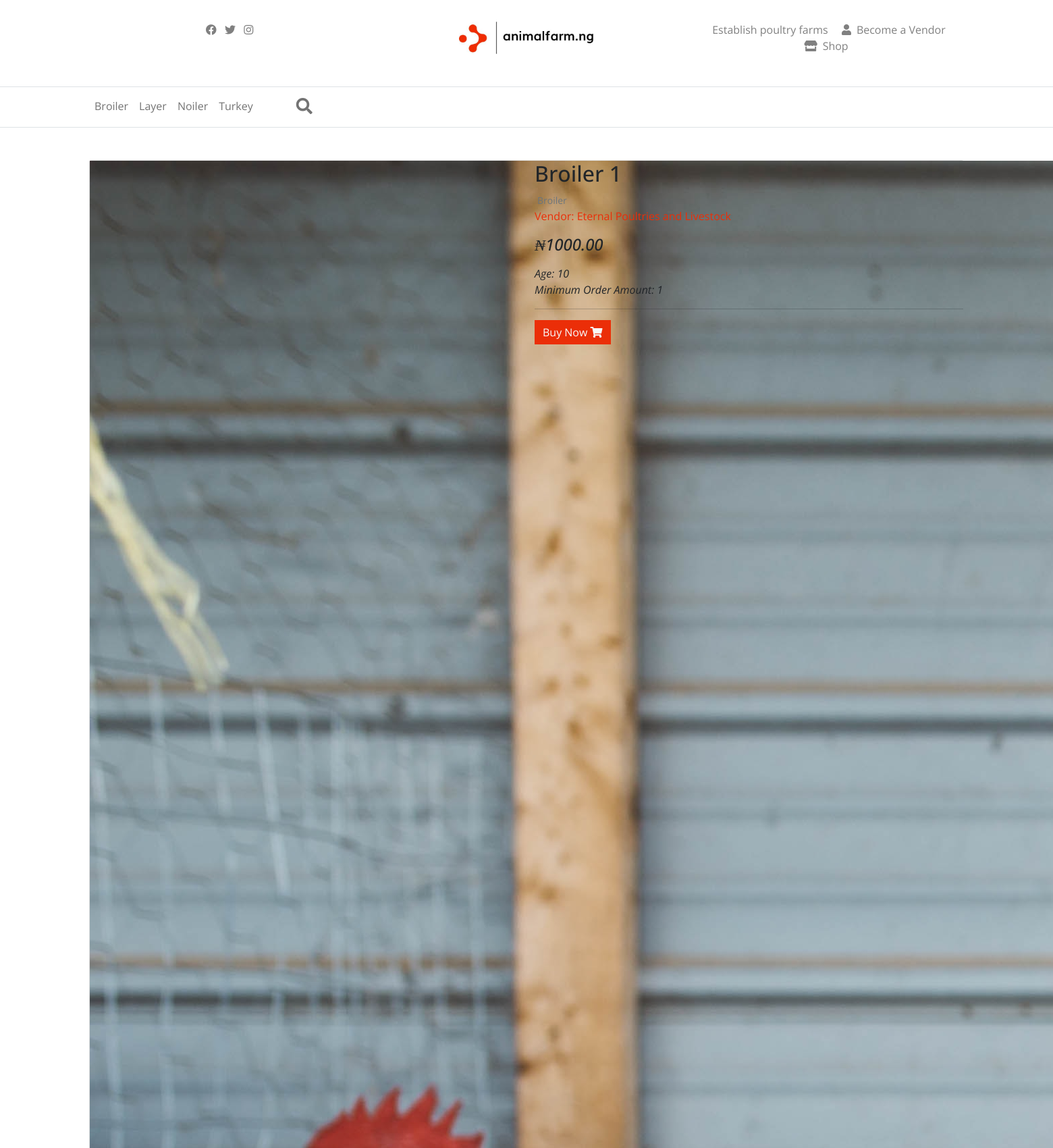
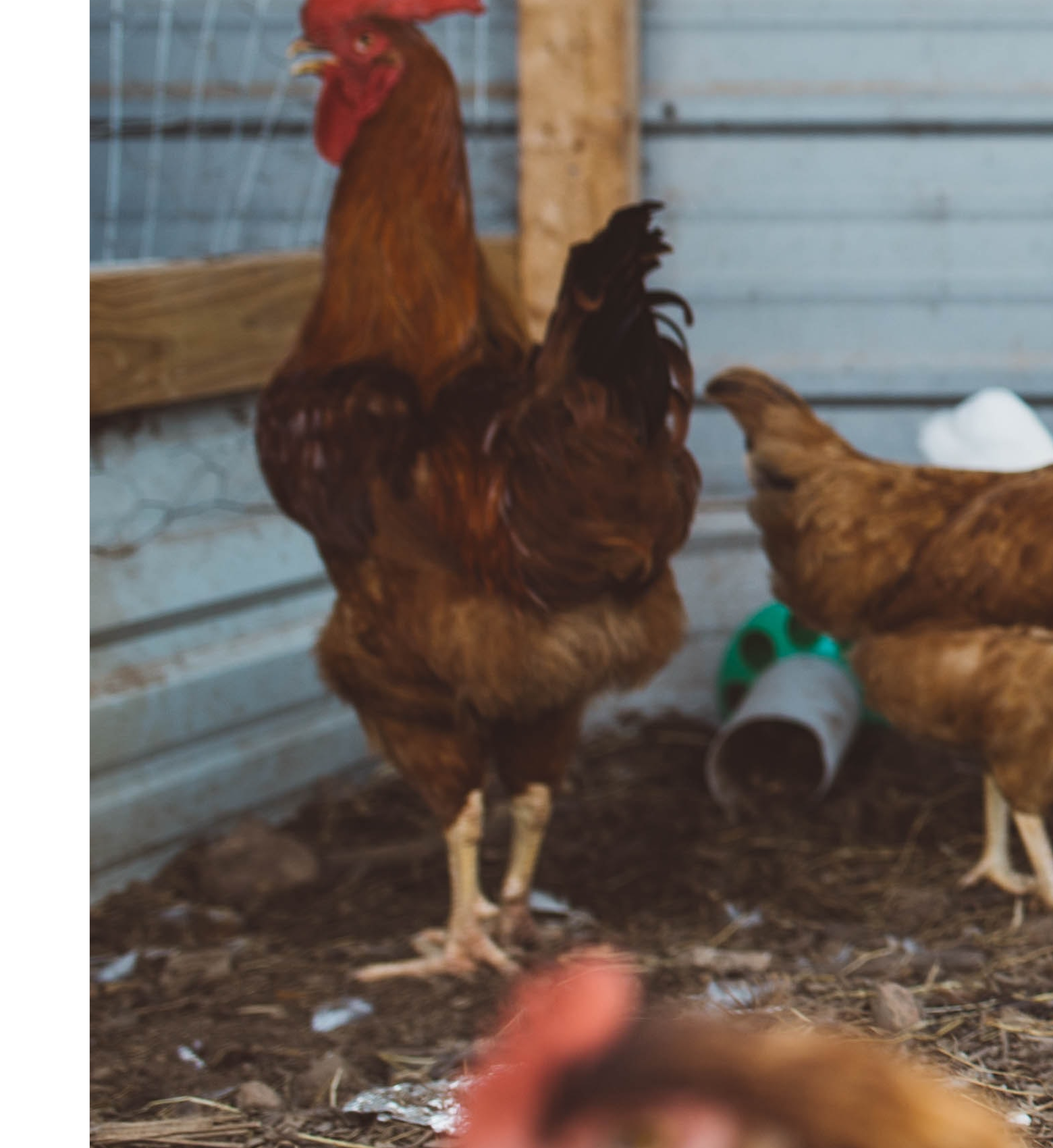
The app's page /shop/product/broiler-1ahsah/ (upper part) with its own data (2 pictures, top to bottom).
### shop/models.py (models this page shows, shortened)
class Category(models.Model):
    name = models.CharField(max_length=100)
    slug = models.CharField(max_length=250)
    class Meta:
        verbose_name_plural = "categories"

class Product(models.Model):
    class QUANTITY_CHOICES(models.TextChoices):
        PER_BIRD = 'Per Bird', _('Per Bird')
        PER_KG = 'Per Kg', _('Per Kg')
    name = models.CharField(_("name"), max_length=250)
    slug = models.CharField(max_length=100, null=True, blank=True)
    vendor = models.ForeignKey(Vendor, on_delete=models.CASCADE, related_name="products")
    category = models.ManyToManyField(Category, related_name="products")
    age = models.CharField(_("age"), max_length=100, null=True)
    display_image = models.ImageField()
    price  = models.DecimalField(decimal_places=2, max_digits=10)
    quantity = models.CharField(max_length=10, choices=QUANTITY_CHOICES.choices, default=QUANTITY_CHOICES.PER_BIRD)
    minimum_order_amount = models.IntegerField(default=1)

### accounts/models.py (models this page shows, shortened)
class Vendor(models.Model):
    user = models.OneToOneField(CustomUser, on_delete=models.CASCADE)
    business_name = models.CharField(_("business name"), max_length=250, blank=False, null=False)
    phone_number = models.CharField(_("phone number"), max_length=15)
    logo = models.ImageField(blank=True, null=True)
    street = models.CharField(_("street"), max_length=250, null=True)
    city = models.CharField(_("city"), max_length=250, null=True)
    state = models.CharField(_("state"), max_length=250, null=True)

### shop/views.py (the view)
# urls.py: path('shop/product/<slug:product_slug>/', views.product_detail, name="product_detail"),
def product_detail(request, product_slug):
    product = Product.objects.filter(slug=product_slug).first()
    related_products = Product.objects.filter(category__in=product.category.all())
    related_products = [product for product in related_products if product != product]
    categories = Category.objects.all()
    text = "Hi, I am referred from Animal Farm NG. I want to buy"
    context = {"categories":categories, "product":product, "text":text, "related_products":related_products}
    return render(request, "shop/product_detail.html", context)

### templates/shop/product_detail.html (shortened to what this page needs)
{% extends 'base.html' %}
{% block body %}
<div class="container py-5">
    <div class="card">
        <div class="row no-gutters">
            <aside class="col-md-6">
    <article class="gallery-wrap">
        <div class="img-big-wrap">
        <a href="#"><img src="{{product.display_image.url}}"></a>
        </div>
    </article>
            </aside>
            <main class="col-md-6 border-left">
    <article class="content-body">
    <h2 class="title">{{product.name}}</h2>
    <span class="text-muted">
        {% for category in product.category.all %}
        <small class="mx-1">{{category.name}}</small>
    {% endfor %}
    </span>
    <p class="text-orange">
        Vendor: {{product.vendor.business_name}}
    </p>
    <div class="mb-3">
        <var class="price h4">₦{{product.price}}</var>
    </div>
    <div class="mb-3">
        <var class="price">Age: {{product.age}}</var> <br>
        <var class="price">Minimum Order Amount: {{product.minimum_order_amount}}</var>
    </div>
    <hr>
        <a class="btn  btn-orange text-light" id="buy" data-bs-toggle="modal" data-bs-target="#buyModal"> <span class="text">Buy Now</span> <i class="fas fa-shopping-cart"></i>  </a>
    </article>
            </main>
        </div>
    </div>
</div>
{% endblock %}

### templates/base.html (shortened to what this page needs)
<!DOCTYPE html>
<html lang="en">
<head>
    {% load static %}
    <link href="https://cdn.jsdelivr.net/npm/bootstrap@5.1.3/dist/css/bootstrap.min.css" rel="stylesheet">
    <link rel="stylesheet" href="https://cdnjs.cloudflare.com/ajax/libs/animate.css/3.7.2/animate.min.css">
    <link rel="stylesheet" href="https://pro.fontawesome.com/releases/v5.10.0/css/all.css"/>
    <link href="https://bootstrap-ecommerce.com/bootstrap-ecommerce-html/css/ui.css" rel="stylesheet" type="text/css"/>
    <link href="https://bootstrap-ecommerce.com/bootstrap-ecommerce-html/css/responsive.css" rel="stylesheet" media="only screen and (max-width: 1200px)" />
    <link rel="stylesheet" href="{% static 'css/style.css' %}">
</head>
<body>
    <header class="py-4">
        <div class="container">
            <div class="row d-flex justify-content-center text-center">
                <div class="list-unstyled my-2 col-lg-4">
                    <a href="https://facebook.com/animalfarm.ng/" target="_blank" class="socials"><i class="fab fa-facebook mx-1"></i></a>
                    <a href="https://www.instagram.com/animalfarm.ng/" target="_blank" class="socials"><i class="fab fa-twitter mx-1"></i></a>
                    <a href="https://twitter.com/animalfarmng_/" target="_blank" class="socials"><i class="fab fa-instagram mx-1"></i></a>
                </div>
                <div class="header-logo my-2 col-lg-4">
                    <a href="/" class="logo"><img src="{% static 'img/logo.jpg' %}" width="200" alt="logo"></a>
                </div>
                <div class="col-lg-4 my-2">
                    <ul class="list-unstyled">
                        <li class="mx-1"><a href="#poultry-farms"  class="header-link">Establish poultry farms</a></li>
                        <li class="mx-1"><a href="{% url 'account:register' %}" class="header-link"><i class="px-2 fas fa-user"></i>Become a Vendor</a></li>
                        <li class="mx-1"><a href="/shop/"  class="header-link"><i class="px-2 fas fa-store"></i>Shop</a></li>
                    </ul>
                </div>
            </div>
        </div>
    </header>
    <nav class="navbar navbar-main navbar-expand-lg navbar-light border-top border-bottom">
        <div class="container">
          <div class="collapse navbar-collapse" id="main_nav">
            <ul class="navbar-nav">
                {% for category in categories %}
                <li class="nav-item">
                    <a class="nav-link" href="{% url 'shop:shop_by_category' category.slug %}">{{category.name}}</a>
                </li>
                {% endfor %}
                <li class="nav-item search-box mx-5">
                    <a
                      class="nav-link"
                      href="javascript:void(0)"
                      ><i class="fas fa-search fs-4"></i
                    ></a>
                  </li>
            </ul>
          </div>
        </div>
    </nav>
    {% block body %}{% endblock %}
</body>
</html>

### static/css/style.css (style rules this page uses)
body { font-family: "Open Sans"; overflow-x: hidden !important; }
a { text-decoration: none !important; }
.text-orange { color: #eb2e08; }
.btn-orange { background-color: #eb2e08; border-radius: 0; border: none; }
.socials, .header-link { color: grey !important; font-size: 16px; }

### templates/base.html (style rules this page uses)
ul li { display: inline-block !important; }

### records on screen
Category: name "Broiler"
Category: name "Layer"
Category: name "Noiler"
Category: name "Turkey"
Product: display_image (picture), name "Broiler 1", vendor.business_name "Eternal Poultries and Livestock", price "1000.00", age "10", minimum_order_amount "1"
